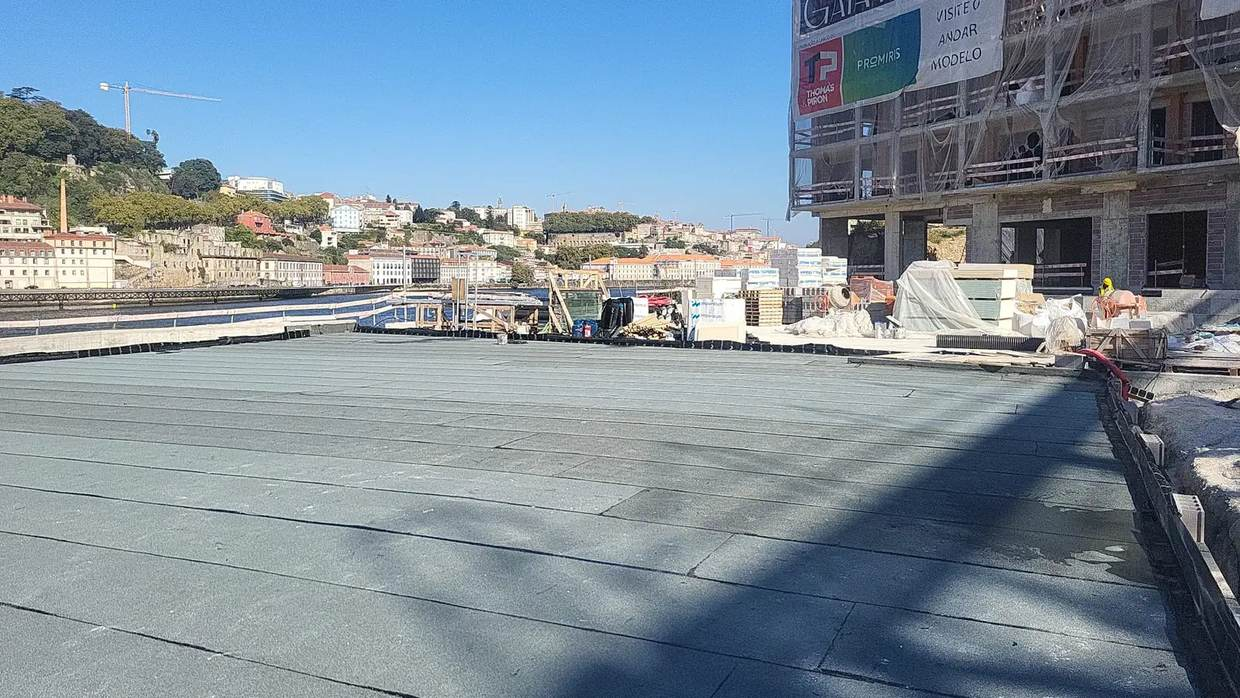
#> input picture assets/pdf/foto-real-20260915-162914-1600.jpg, 1240 x 698 px, given in place of logo-impermeabilizapro.webp, which was not available
$ python gerar_imagens.py
#> lines starting #> are read from the running program, lines starting #| are printed output that depends on the picture
#!/usr/bin/env python3
"""Gera ícones (favicon PNG/ICO, Apple) e imagens de partilha (Open Graph, 1200×630 JPEG).
Uso: python3 scripts/gerar_imagens.py  (só cria o que falta; apagar o ficheiro para o refazer)
Precisa de Pillow. As imagens de partilha vêm das fotografias reais em assets/.
"""
import pathlib
from PIL import Image, ImageOps

RAIZ = pathlib.Path(__file__).resolve().parent.parent
A = RAIZ / "assets"

# Fotografia original de cada chave usada nas páginas (scripts/gerar_paginas.py, dicionário F)
OG = {
    "gaia_largo": "foto-real-20260915-162859.jpeg", "gaia_rolo": "telhado-real-04.jpeg", "gaia_obra": "foto-real-20260915-162840.jpeg",
    "gaia_vista": "foto-real-20260915-161005.jpeg", "gaia_juntas": "foto-real-20260915-161418.jpeg", "gaia_remate": "foto-real-20260915-161929.jpeg",
    "cobertura_mineral": "obra-real-cobertura-02.webp", "cobertura_remates": "telhado-real-01.jpeg", "cobertura_ralo": "telhado-real-02.jpeg",
    "terraco_grua": "foto-real-20260917-01.jpeg", "terraco_claraboia": "foto-real-20260917-02.jpeg", "terraco_passadico": "foto-real-20260909-151643.jpeg",
    "murete": "obra-terraco-1.webp", "parede_maquina": "parede-real-03.jpeg", "parede_imperalum": "parede-real-01.jpeg", "parede_fundacao": "parede-real-02.jpeg",
    "aroeira": "caso-aroeira-3000m2.webp", "ericeira": "caso-ericeira-200m2.webp", "gaia_caso": "caso-gaia-440m2.webp",
}


def icones():
    logo = Image.open(A / "logo-impermeabilizapro.webp").convert("RGB")
#> logo is the input picture: PIL image 1240x698 RGB; mean R, G, B 125.9, 141.1, 153
    for nome, tam in (("favicon-48.png", 48), ("favicon-192.png", 192), ("apple-touch-icon.png", 180)):
        p = A / nome
        if not p.exists():
            logo.resize((tam, tam), Image.LANCZOS).save(p, optimize=True)
#> this loop made 3 passes
#> pass 1, in icones, `logo.resize((tam, tam), Image.LANCZOS).save(p, optimize=True)`:
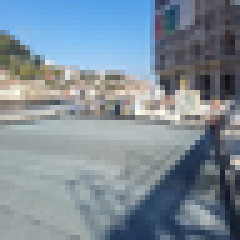
#> saved as favicon-48.png: PIL image 48x48 RGB (shown 5 times larger); mean R, G, B 125.9, 141.1, 153
#> pass 2, in icones, `logo.resize((tam, tam), Image.LANCZOS).save(p, optimize=True)`:
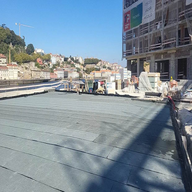
#> saved as favicon-192.png: PIL image 192x192 RGB; mean R, G, B 125.8, 141.1, 153
    ico = RAIZ / "favicon.ico"
    if not ico.exists():
        logo.save(ico, sizes=[(16, 16), (32, 32), (48, 48)])


def partilha():
    (A / "og").mkdir(exist_ok=True)
    for chave, origem in OG.items():
        p = A / "og" / f"{chave}.jpg"
        if p.exists():
            continue
        im = Image.open(A / origem).convert("RGB")
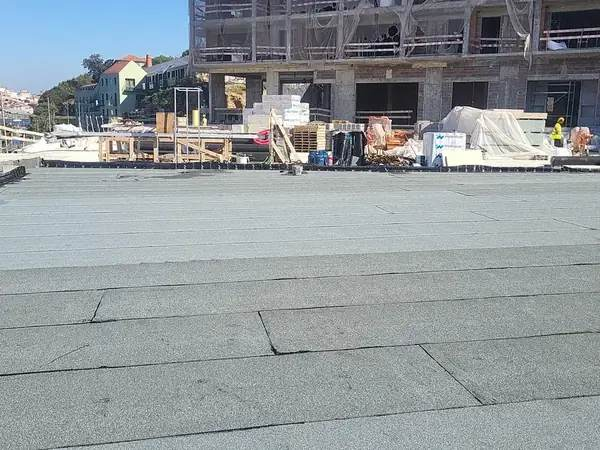
#> input picture assets/pdf/g-obra-real-cobertura-02.jpg, 600 x 450 px, given in place of foto-real-20260915-162859.jpeg, which was not available
#> im is the input picture: PIL image 600x450 RGB; mean R, G, B 145, 152.1, 155.1
        ImageOps.fit(im, (1200, 630), Image.LANCZOS, centering=(0.5, 0.55)).save(p, "JPEG", quality=78, optimize=True, progressive=True)
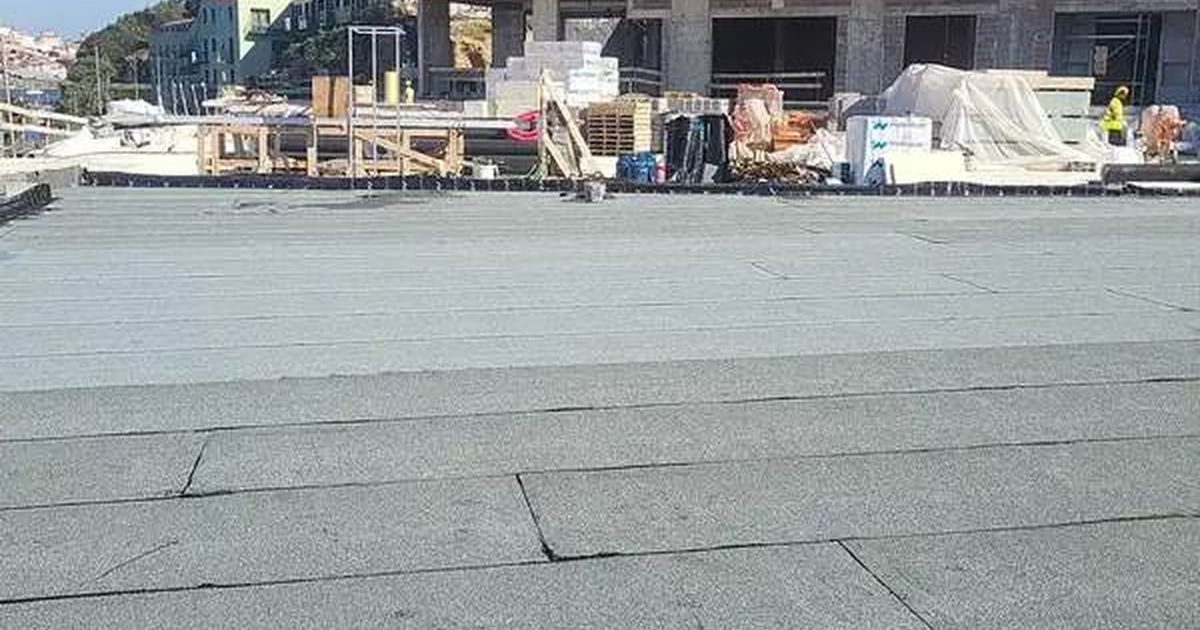
#> saved as gaia_largo.jpg: PIL image 1200x630 RGB; mean R, G, B 152.7, 158.2, 158.3


if __name__ == "__main__":
    icones()
#> (the run stopped early here; a loop or call above may not have finished)
